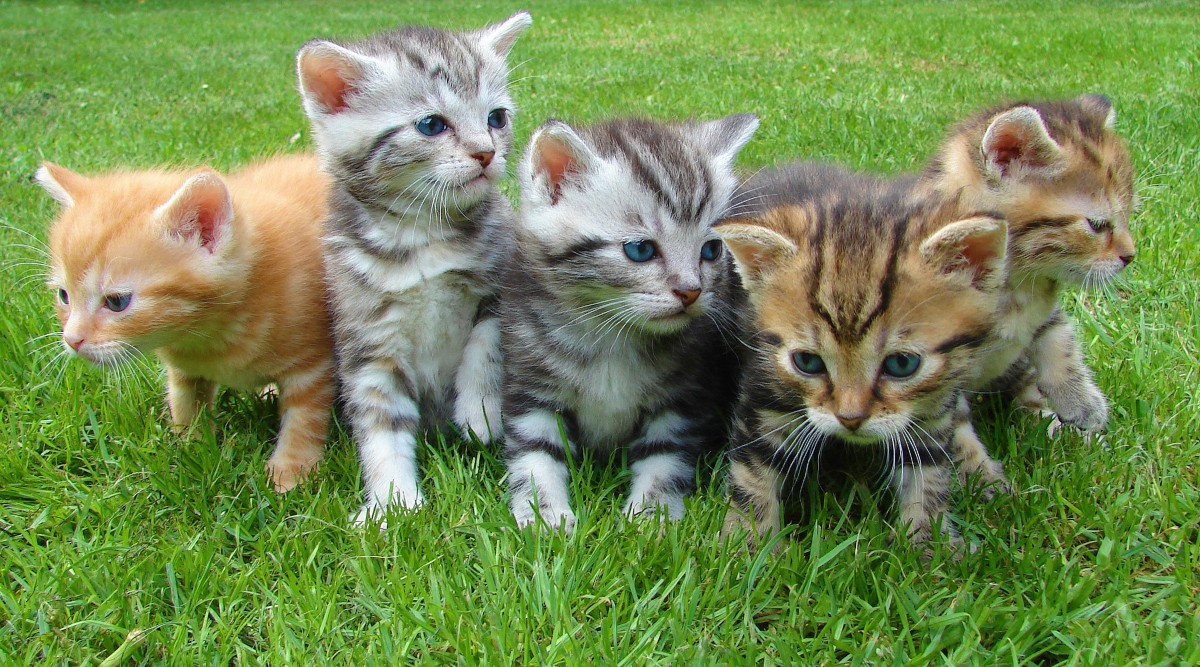
#> input picture ipi/t2/trabalho/Archive/exemplos-python/cat_puppy.jpg, 1200 x 667 px
$ python bilin.py
#> lines starting #> are read from the running program, lines starting #| are printed output that depends on the picture
#> further down, img is the input picture: shape (667, 1200, 3); mean R, G, B 115.7, 138.8, 81.8
import numpy as np
import matplotlib.pyplot as plt
import cv2

# funcao para redimensionar uma imagem
def resizeImg(img, sch, scw):
    '''
      img: imagem de entrada
      sch: fator de escala na altura
      scw: fator de escala na largura
    '''
#> called with sch = 2, scw = 2
    h, w, c = img.shape # dimensoes de img
#> h = 667; w = 1200; c = 3

    # aloca a nova imagem
    nh = int(round(h * sch))
#> nh = 1334
    nw = int(round(w * scw))
#> nw = 2400
    newImg = np.zeros((nh, nw, c), dtype=np.uint8)

    # calcula os fatores de escala
    sr = float(h / nh)
#> sr = 0.5
    sc = float(w / nw)
#> sc = 0.5

    #percorre a nova imagem usando loops
    for r in range(nh):    # nas linhas
        for c in range(nw):  # nas colunas
            rm = r * sr
            if rm >= h-1:
                rm = h - 1.0
            r0 = int(np.floor(rm))

            cm = c * sc
            if cm >= w-1:
                cm = h - 1.0
            c0 = int(np.floor(cm))


            Ia = img[r0, c0]
            Ib = img[r0+1, c0]
            Ic = img[r0, c0+1]
            Id = img[r0+1, c0+1]

            deltar = rm - r0
            deltac = cm - c0
            wa = (1.0 - deltar) * (1.0 - deltac)
            wb = deltar * (1.0 - deltac)
            wc = (1.0 - deltar) * deltac
            wd = deltar * deltac

            newImg[r,c] = wa*Ia + wb*Ib + wc*Ic + wd*Id
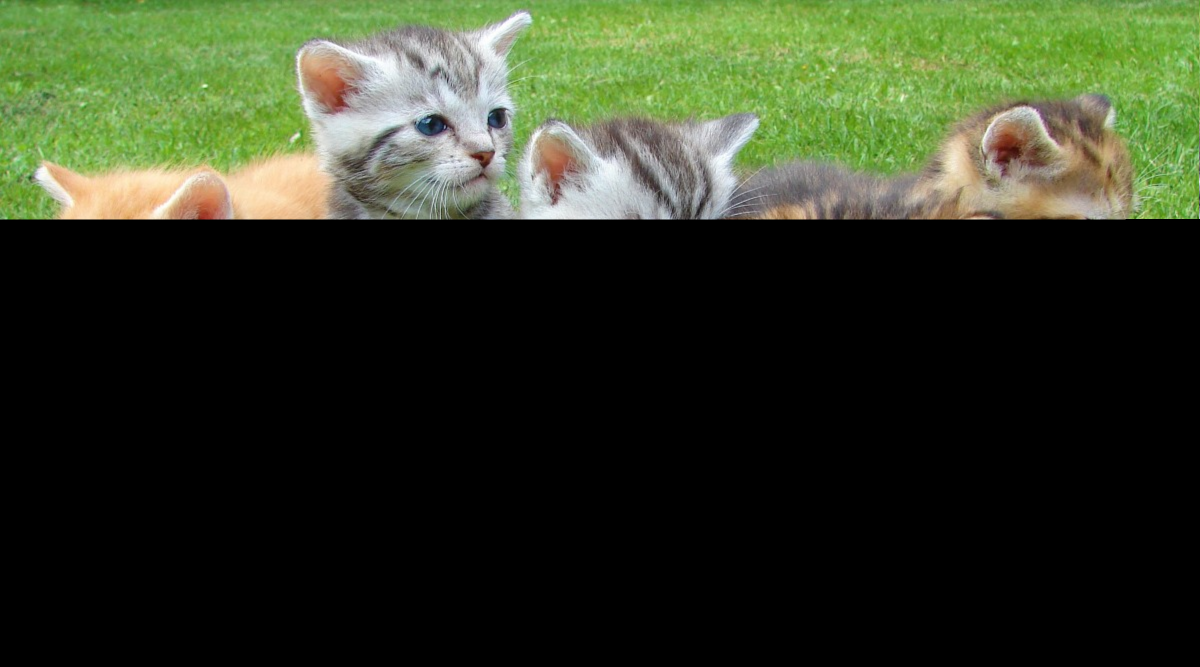
#> newImg: shape (1334, 2400, 3) (shown at 1/2 size); mean R, G, B 46.5, 54.5, 34.5

    return newImg


if __name__ == '__main__':
    img = plt.imread("cat_puppy.jpg")

    factor = 2.0
#> (the run stopped early here; a loop or call above may not have finished)
